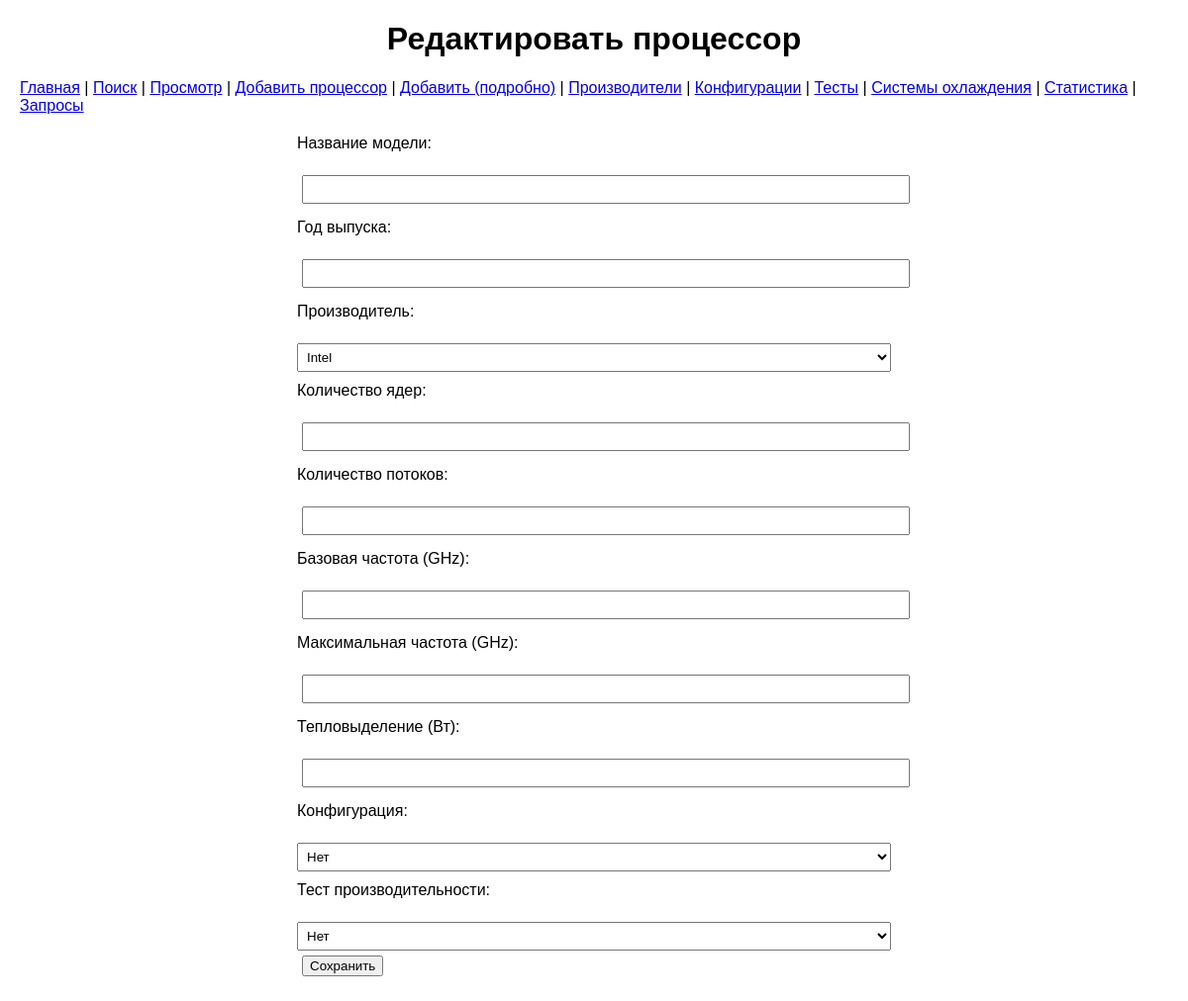
The app's page /edit/103, older data.
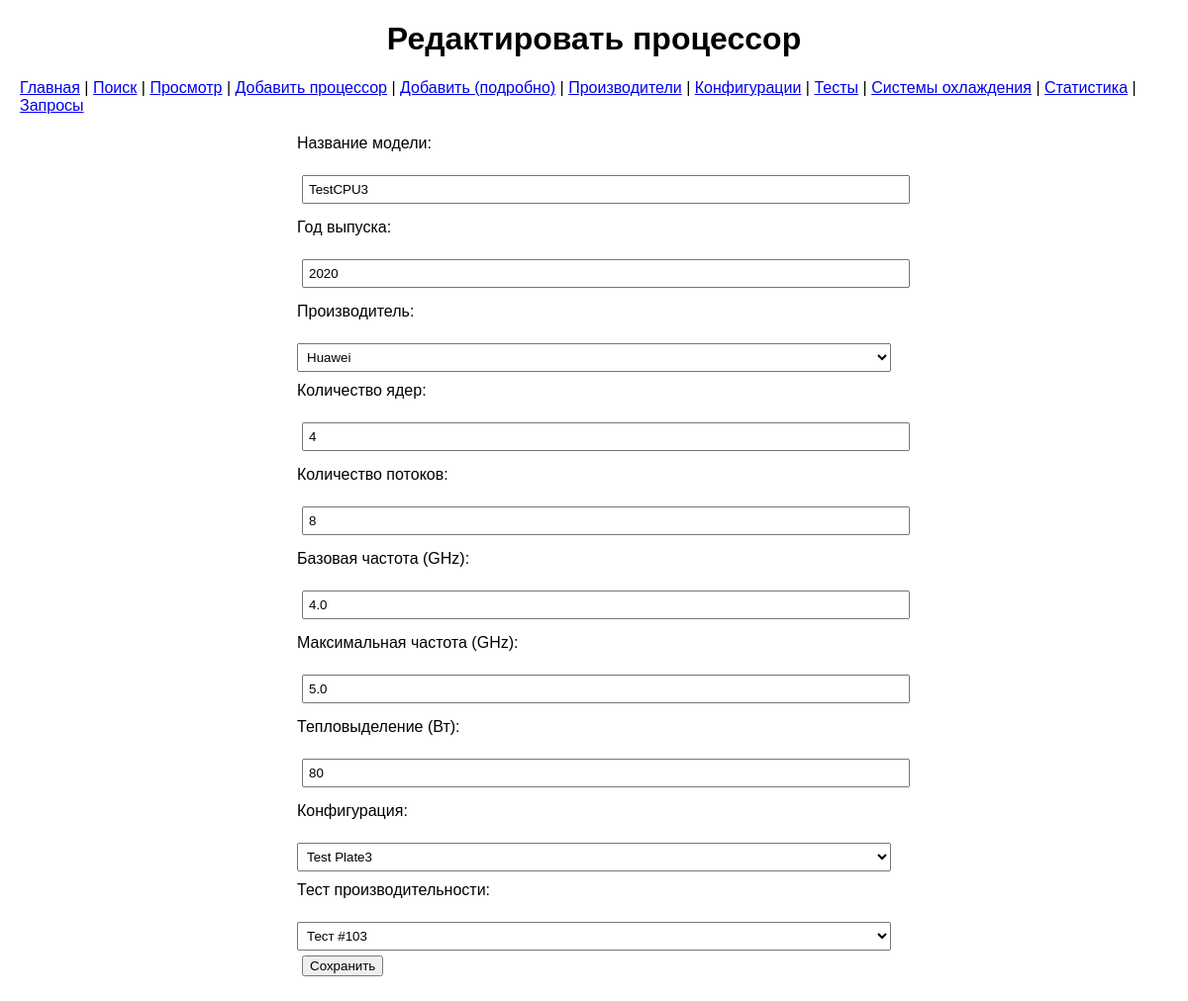
The same page, newer data.
### tables this page shows
CREATE TABLE "processors" (
	"id"	INTEGER,
	"model_name"	TEXT NOT NULL,
	"release_year"	INTEGER NOT NULL,
	"manufacturer_id"	INTEGER NOT NULL,
	"config_id"	INTEGER,
	"performance_tests_id"	INTEGER,
	"cores"	INTEGER,
	"threads"	INTEGER,
	"base_clock"	REAL,
	"max_clock"	REAL,
	"tdp"	INTEGER, cooling_system_id INTEGER REFERENCES cooling_systems(id),
	PRIMARY KEY("id" AUTOINCREMENT),
	FOREIGN KEY("config_id") REFERENCES "config"("id"),
	FOREIGN KEY("manufacturer_id") REFERENCES "manufacturers"("id"),
	FOREIGN KEY("performance_tests_id") REFERENCES "performance_tests"("id")
);

CREATE TABLE "manufacturers" (
	"id"	INTEGER,
	"company_name"	VARCHAR(100) CHECK(LENGTH("company_name") BETWEEN 3 AND 100),
	"country"	VARCHAR(50) CHECK(LENGTH("country") BETWEEN 3 AND 50),
	"founded_year"	INTEGER CHECK("founded_year" BETWEEN 1900 AND 2025),
	"employees"	INTEGER CHECK("employees" BETWEEN 1 AND 1000000),
	PRIMARY KEY("id")
);

CREATE TABLE "config" (
	"id"	INTEGER,
	"processor_id"	INTEGER,
	"motherboard_model"	VARCHAR(100) CHECK(LENGTH("motherboard_model") BETWEEN 3 AND 100),
	"ram_type"	VARCHAR(20) CHECK(LENGTH("ram_type") BETWEEN 3 AND 20),
	"ram_size"	INTEGER CHECK("ram_size" BETWEEN 1 AND 4096),
	"socket_type"	VARCHAR(20) CHECK(LENGTH("socket_type") BETWEEN 3 AND 20),
	"storage_interface"	VARCHAR(20) CHECK(LENGTH("storage_interface") BETWEEN 3 AND 20),
	"gpu_config"	VARCHAR(100) CHECK(LENGTH("gpu_config") BETWEEN 3 AND 100),
	"power_supply"	INTEGER CHECK("power_supply" BETWEEN 10 AND 3000),
	PRIMARY KEY("id"),
	FOREIGN KEY("processor_id") REFERENCES "processors"("id")
);

### flask_app.py (the view, shortened to what this page needs)
@app.route('/edit/<int:id>', methods=['GET', 'POST'])
def edit(id):
    errors = []
    with get_db_connection() as conn:
        processor = conn.execute("""
            SELECT p.*, m.company_name
            FROM processors p
            JOIN manufacturers m ON p.manufacturer_id = m.id
            WHERE p.id = ?
        """, (id,)).fetchone()
        manufacturers = conn.execute("SELECT id, company_name FROM manufacturers").fetchall()
        configs = conn.execute("SELECT id, motherboard_model FROM config").fetchall()
        performance_tests = conn.execute("SELECT id, single_core_score, multi_core_score FROM performance_tests").fetchall()
    return render_template('edit.html', processor=processor, manufacturers=manufacturers,
                          configs=configs, performance_tests=performance_tests, errors=errors)

### flask_app.py (called while the page is built)
def get_db_connection():
    conn = sqlite3.connect(DB_PATH, timeout=10)
    conn.row_factory = sqlite3.Row
    return conn

### templates/edit.html (shortened to what this page needs)
<!DOCTYPE html>
<html lang="ru">
<head>
    <link rel="stylesheet" href="{{ url_for('static', filename='style.css') }}">
</head>
<body>
    <h1>Редактировать процессор</h1>
    <nav>
        <a href="/">Главная</a> |
        <a href="/search">Поиск</a> |
        <a href="/view">Просмотр</a> |
        <a href="/add">Добавить процессор</a> |
        <a href="/add_detailed">Добавить (подробно)</a> |
        <a href="/manufacturers">Производители</a> |
        <a href="/config">Конфигурации</a> |
        <a href="/performance">Тесты</a> |
        <a href="/cooling_systems">Системы охлаждения</a> |
        <a href="/stats">Статистика</a> |
        <a href="/queries">Запросы</a>
    </nav>
    <form method="POST">
        <label>Название модели:</label><br>
        <input type="text" name="model_name" value="{{ processor['model_name'] }}" required><br>
        <label>Год выпуска:</label><br>
        <input type="number" name="release_year" value="{{ processor['release_year'] }}" min="1970" max="2025" required><br>
        <label>Производитель:</label><br>
        <select name="manufacturer_id" required>
            {% for manufacturer in manufacturers %}
            <option value="{{ manufacturer['id'] }}" {% if manufacturer['id'] == processor['manufacturer_id'] %}selected{% endif %}>
                {{ manufacturer['company_name'] }}
            </option>
            {% endfor %}
        </select><br>
        <label>Количество ядер:</label><br>
        <input type="number" name="cores" value="{{ processor['cores'] }}" min="1" max="128" required><br>
        <label>Количество потоков:</label><br>
        <input type="number" name="threads" value="{{ processor['threads'] }}" min="1" max="256" required><br>
        <label>Базовая частота (GHz):</label><br>
        <input type="number" step="0.1" name="base_clock" value="{{ processor['base_clock'] }}" min="0.5" max="7.0" required><br>
        <label>Максимальная частота (GHz):</label><br>
        <input type="number" step="0.1" name="max_clock" value="{{ processor['max_clock'] }}" min="0.5" max="10.0" required><br>
        <label>Тепловыделение (Вт):</label><br>
        <input type="number" name="tdp" value="{{ processor['tdp'] }}" min="0" max="500" required><br>
        <label>Конфигурация:</label><br>
        <select name="config_id">
            <option value="">Нет</option>
            {% for config in configs %}
            <option value="{{ config['id'] }}" {% if config['id'] == processor['config_id'] %}selected{% endif %}>
                {{ config['motherboard_model'] }}
            </option>
            {% endfor %}
        </select><br>
        <label>Тест производительности:</label><br>
        <select name="performance_tests_id">
            <option value="">Нет</option>
            {% for test in performance_tests %}
            <option value="{{ test['id'] }}" {% if test['id'] == processor['performance_tests_id'] %}selected{% endif %}>
                Тест #{{ test['id'] }}
            </option>
            {% endfor %}
        </select><br>
        <button type="submit">Сохранить</button>
    </form>
</body>
</html>

Row changes from the older to the newer data that the page shows:
added processors: model_name "TestCPU3", release_year "2020", manufacturer_id "Huawei", cores "4", threads "8", base_clock "4.0", max_clock "5.0", tdp "80", config_id "Test Plate3", performance_tests_id "Тест #103"
Text that changed along with them:
form field manufacturer_id: "Intel" → (not shown)
form field config_id: "Нет" → (not shown)
form field performance_tests_id: "Нет" → (not shown)
